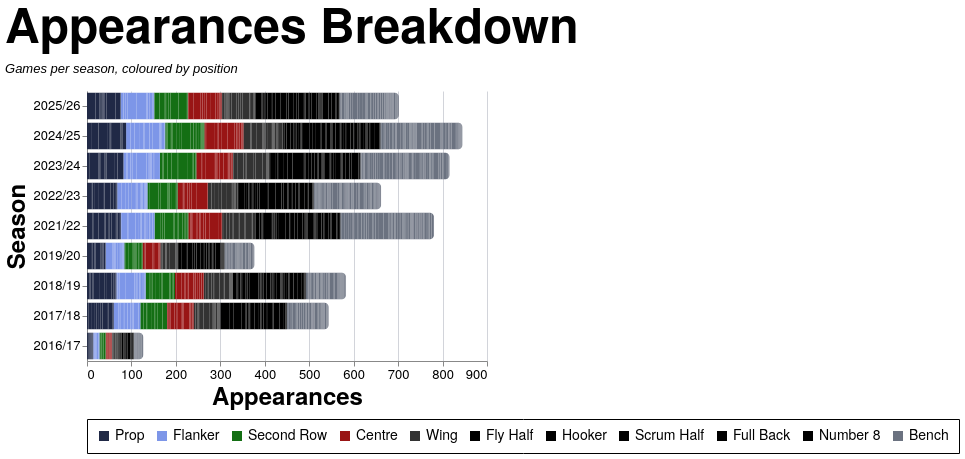

The specification (Vega-Lite) saved for this image:
### Vega-Lite specification from a JSON file in a GitHub repository (floating-point values rounded to 4 significant figures; data arrays with more than 128 entries replaced by an {"elided": "..."} marker saying what was removed)
{"config": {"axis": {"labelFont": "PT Sans Narrow, Helvetica Neue, Helvetica, Arial, sans-serif", "titleFont": "PT Sans Narrow, Helvetica Neue, Helvetica, Arial, sans-serif", "labelFontSize": 13, "titleFontSize": 24, "gridColor": "#202947", "gridOpacity": 0.2, "zindex": 1}, "text": {"font": "Lato, sans-serif"}, "bar": {"cornerRadiusEnd": 5}, "header": {"labelFont": "PT Sans Narrow, Helvetica Neue, Helvetica, Arial, sans-serif", "titleFont": "PT Sans Narrow, Helvetica Neue, Helvetica, Arial, sans-serif", "labelFontSize": 24, "titleFontSize": 28, "labelFontWeight": "bold", "orient": "left"}, "legend": {"labelFont": "PT Sans Narrow, Helvetica Neue, Helvetica, Arial, sans-serif", "titleFont": "PT Sans Narrow, Helvetica Neue, Helvetica, Arial, sans-serif", "labelFontSize": 14, "titleFontSize": 16, "titlePadding": 5, "fillColor": "white", "strokeColor": "black", "padding": 10, "titleFontWeight": "lighter", "titleFontStyle": "italic", "titleColor": "gray", "offset": 10}, "title": {"font": "PT Sans Narrow, Helvetica Neue, Helvetica, Arial, sans-serif", "fontSize": 48, "fontWeight": "bold", "anchor": "start", "align": "center", "titlePadding": 20, "subtitlePadding": 10, "subtitleFontSize": 13, "subtitleColor": "", "subtitleFontStyle": "italic", "offset": 15, "color": "black"}, "axisX": {"labelAngle": 0}, "facet": {"title": null, "header": null, "align": {"row": "each", "column": "each"}}, "resolve": {"scale": {"y": "independent", "facet": "independent"}}, "background": "transparent", "scale": {"offsetBandPaddingOuter": 0.2, "offsetBandPaddingInner": 0.1}, "view": {"stroke": null, "background": "transparent"}}, "data": {"name": "data-7af87c064747e7a4bc12f2ef9f674bf2"}, "mark": {"type": "bar"}, "encoding": {"color": {"field": "color_value", "legend": {"orient": "bottom", "title": null}, "scale": {"domain": ["Prop", "Flanker", "Second Row", "Centre", "Wing", "Fly Half", "Hooker", "Scrum Half", "Full Back", "Number 8", "Bench"], "range": ["#202946", "#7d96e8", "#146f14", "#991515", "#333333", "#000000", "#000000", "#000000", "#000000", "#000000", "#6b7280"]}, "type": "nominal"}, "order": {"field": "stack_order", "type": "quantitative"}, "tooltip": [{"field": "player", "title": "Player", "type": "nominal"}, {"field": "season", "title": "Season", "type": "nominal"}, {"field": "color_value", "title": "Position", "type": "nominal"}, {"aggregate": "sum", "field": "apps", "title": "Appearances", "type": "quantitative"}], "x": {"aggregate": "sum", "field": "apps", "title": "Appearances", "type": "quantitative"}, "y": {"field": "season", "sort": {"field": "season_sort", "op": "max", "order": "descending"}, "title": "Season", "type": "nominal"}}, "height": {"step": 30}, "title": {"text": "Appearances Breakdown", "subtitle": "Games per season, coloured by position"}, "width": 400, "$schema": "https://vega.github.io/schema/vega-lite/v5.20.1.json", "datasets": {"data-7af87c064747e7a4bc12f2ef9f674bf2": {"elided": "2509 records"}}}
